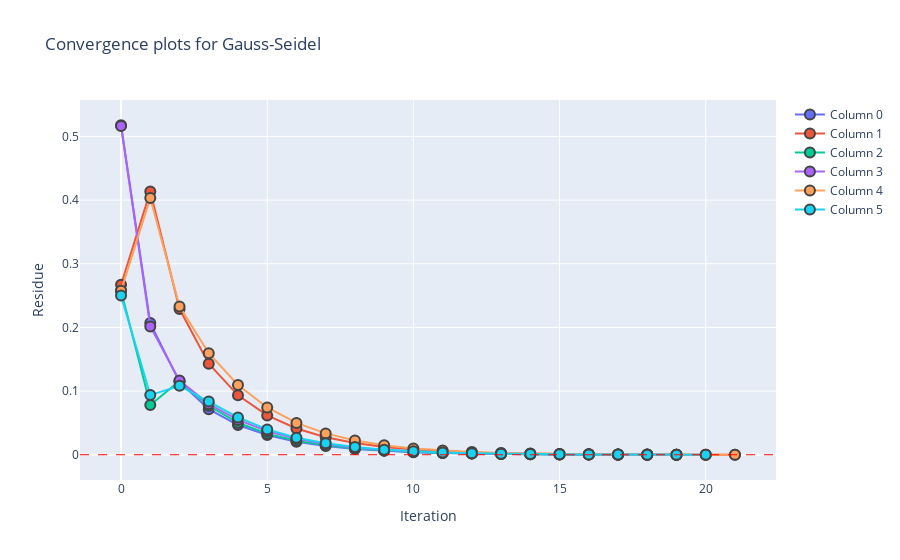

The notebook cell this image was saved under:
### Code cell
# Visualizing convergence for Gauss-Seidel
viz_conv(meta_overall, name="Gauss-Seidel")

### Figure 1 — Plotly figure (JSON) as saved in the notebook; plotly's stock layout.template omitted (floating-point values rounded to 4 significant figures)
{"data": [{"marker": {"line": {"width": 2}, "size": 10}, "mode": "lines+markers", "name": "Column 0", "type": "scatter", "x": [0, 1, 2, 3, 4, 5, 6, 7, 8, 9, 10, 11, 12, 13, 14, 15, 16, 17, 18, 19], "y": [0.5175, 0.2068, 0.1144, 0.07156, 0.0467, 0.03096, 0.02064, 0.0138, 0.009231, 0.006178, 0.004136, 0.002769, 0.001854, 0.001242, 0.0008313, 0.0005566, 0.0003727, 0.0002495, 0.0001671, 0.0001119]}, {"marker": {"line": {"width": 2}, "size": 10}, "mode": "lines+markers", "name": "Column 1", "type": "scatter", "x": [0, 1, 2, 3, 4, 5, 6, 7, 8, 9, 10, 11, 12, 13, 14, 15, 16, 17, 18, 19, 20, 21], "y": [0.267, 0.4137, 0.2289, 0.1431, 0.09341, 0.06191, 0.04128, 0.02759, 0.01846, 0.01236, 0.008273, 0.005539, 0.003708, 0.002483, 0.001663, 0.001113, 0.0007453, 0.000499, 0.0003341, 0.0002237, 0.0001498, 0.0001003]}, {"marker": {"line": {"width": 2}, "size": 10}, "mode": "lines+markers", "name": "Column 2", "type": "scatter", "x": [0, 1, 2, 3, 4, 5, 6, 7, 8, 9, 10, 11, 12, 13, 14, 15, 16, 17, 18, 19], "y": [0.2577, 0.07812, 0.1159, 0.07696, 0.05031, 0.03331, 0.0222, 0.01484, 0.009926, 0.006644, 0.004448, 0.002978, 0.001994, 0.001335, 0.0008938, 0.0005985, 0.0004007, 0.0002683, 0.0001796, 0.0001203]}, {"marker": {"line": {"width": 2}, "size": 10}, "mode": "lines+markers", "name": "Column 3", "type": "scatter", "x": [0, 1, 2, 3, 4, 5, 6, 7, 8, 9, 10, 11, 12, 13, 14, 15, 16, 17, 18, 19], "y": [0.5163, 0.2017, 0.1165, 0.07976, 0.05478, 0.03717, 0.02503, 0.01681, 0.01127, 0.007546, 0.005054, 0.003384, 0.002266, 0.001517, 0.001016, 0.0006802, 0.0004554, 0.0003049, 0.0002042, 0.0001367]}, {"marker": {"line": {"width": 2}, "size": 10}, "mode": "lines+markers", "name": "Column 4", "type": "scatter", "x": [0, 1, 2, 3, 4, 5, 6, 7, 8, 9, 10, 11, 12, 13, 14, 15, 16, 17, 18, 19, 20, 21], "y": [0.2577, 0.4033, 0.2331, 0.1595, 0.1096, 0.07433, 0.05007, 0.03361, 0.02253, 0.01509, 0.01011, 0.006768, 0.004532, 0.003034, 0.002032, 0.00136, 0.0009109, 0.0006099, 0.0004084, 0.0002734, 0.0001831, 0.0001226]}, {"marker": {"line": {"width": 2}, "size": 10}, "mode": "lines+markers", "name": "Column 5", "type": "scatter", "x": [0, 1, 2, 3, 4, 5, 6, 7, 8, 9, 10, 11, 12, 13, 14, 15, 16, 17, 18, 19, 20], "y": [0.25, 0.09375, 0.1083, 0.0839, 0.05868, 0.03991, 0.02691, 0.01807, 0.01211, 0.008114, 0.005434, 0.003639, 0.002437, 0.001631, 0.001092, 0.0007314, 0.0004897, 0.0003279, 0.0002195, 0.000147, 9.843e-05]}], "layout": {"shapes": [{"line": {"color": "red", "dash": "dash", "width": 1}, "type": "line", "x0": 0, "x1": 1, "xref": "x domain", "y0": 0.0001, "y1": 0.0001, "yref": "y"}], "title": {"text": "Convergence plots for Gauss-Seidel"}, "xaxis": {"title": {"text": "Iteration"}}, "yaxis": {"title": {"text": "Residue"}}}}
